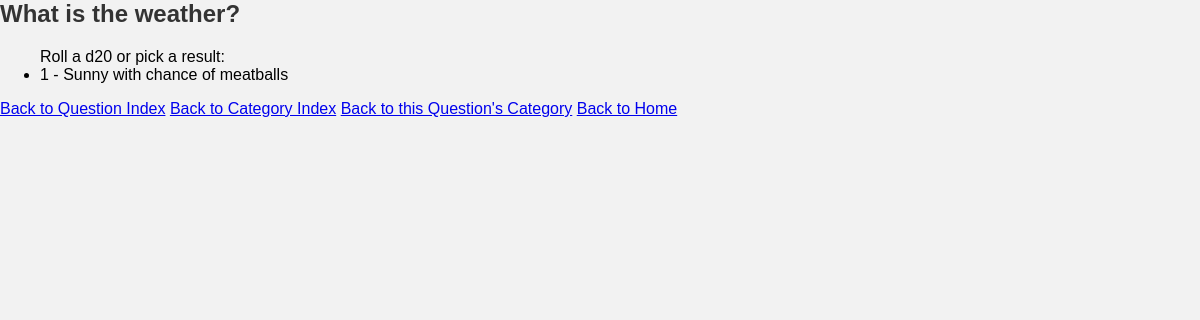
The app's page /oracles/1/, older data.
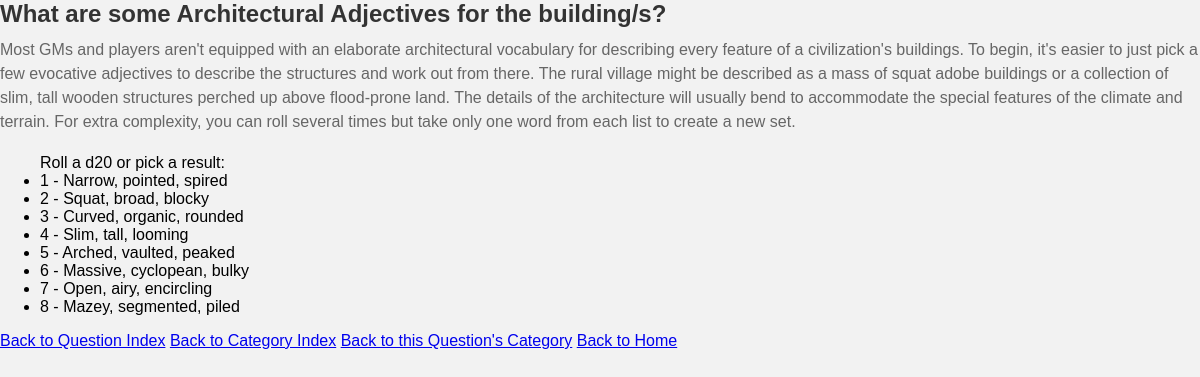
The same page, newer data.
### oracles/models.py (models this page shows, shortened)
class OracleQuestion(models.Model):
    question_text = models.CharField(max_length=200)
    category = models.CharField(max_length=200, default='General')
    description = models.TextField(blank=True)
    die = models.CharField(max_length=6, default='d20')

class OracleAnswer(models.Model):
    oracle = models.ForeignKey(OracleQuestion, on_delete=models.CASCADE, related_name='choices')
    choice_text = models.CharField(max_length=200)
    roll_value = models.IntegerField(default=0)

### oracles/views.py (the view)
# urls.py: path('<int:question_id>/', views.detail, name='detail'),
def detail(request, question_id):
    question = OracleQuestion.objects.get(pk=question_id)
    return render(request, 'oracles/detail.html', {'question': question})

### oracles/templates/oracles/detail.html
{% load static %}
<link rel="stylesheet" href="{% static 'simpleGMe/css/styles.css' %}">
<h1>{{ question.question_text }}</h1>
<p>{{ question.description }}</p>
<ul>Roll a {{ question.die }} or pick a result:
{% for choice in question.choices.all %}
<li>{{ choice.roll_value }} - {{ choice.choice_text }}</li>
{% endfor %}
</ul>
<a href="{% url 'oracles:index' %}">Back to Question Index</a>
<a href="{% url 'oracles:indexCategory' %}">Back to Category Index</a>
<a href="{% url 'oracles:category' question.category %}">Back to this Question's Category</a>
<a href="/">Back to Home</a>

Row changes from the older to the newer data that the page shows:
changed OracleQuestion: question_text "What is the weather?" → "What are some Architectural Adjectives for the building/s?"; description (not shown) → "Most GMs and players aren't equipped with an elaborate architectural vocabulary for describing every feature of a civilization's buildings. To begin, it's easier to just pick a few evocative adjectives to describe the structures and work out from there. The rural village might be described as a mass of squat adobe buildings or a collection of slim, tall wooden structures perched up above flood-prone land. The details of the architecture will usually bend to accommodate the special features of the climate and terrain. For extra complexity, you can roll several times but take only one word from each list to create a new set."
added OracleAnswer: roll_value "1", choice_text "Narrow, pointed, spired"
added OracleAnswer: roll_value "2", choice_text "Squat, broad, blocky"
changed OracleAnswer: roll_value "1" → "3"; choice_text "Sunny with chance of meatballs" → "Curved, organic, rounded"
now on this page (row edited): OracleAnswer: roll_value "4", choice_text "Slim, tall, looming"
now on this page (row edited): OracleAnswer: roll_value "5", choice_text "Arched, vaulted, peaked"
now on this page (row edited): OracleAnswer: roll_value "6", choice_text "Massive, cyclopean, bulky"
now on this page (row edited): OracleAnswer: roll_value "7", choice_text "Open, airy, encircling"
now on this page (row edited): OracleAnswer: roll_value "8", choice_text "Mazey, segmented, piled"
